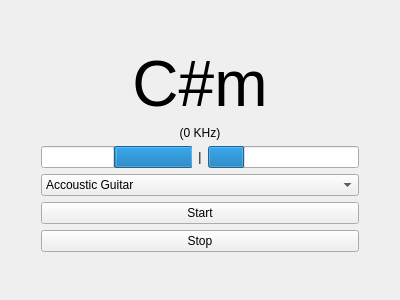
<?xml version="1.0" encoding="UTF-8"?>
<ui version="4.0">
 <class>Form</class>
 <widget class="QWidget" name="Form">
  <property name="geometry">
   <rect>
    <x>0</x>
    <y>0</y>
    <width>400</width>
    <height>300</height>
   </rect>
  </property>
  <property name="windowTitle">
   <string>Form</string>
  </property>
  <layout class="QVBoxLayout" name="verticalLayout">
   <item>
    <spacer name="verticalSpacer_2">
     <property name="orientation">
      <enum>Qt::Vertical</enum>
     </property>
     <property name="sizeHint" stdset="0">
      <size>
       <width>20</width>
       <height>22</height>
      </size>
     </property>
    </spacer>
   </item>
   <item>
    <layout class="QHBoxLayout" name="horizontalLayout_10">
     <item>
      <widget class="QLabel" name="curentKeyLabel_2">
       <property name="font">
        <font>
         <pointsize>48</pointsize>
        </font>
       </property>
       <property name="text">
        <string>C#m</string>
       </property>
       <property name="alignment">
        <set>Qt::AlignCenter</set>
       </property>
      </widget>
     </item>
    </layout>
   </item>
   <item>
    <layout class="QHBoxLayout" name="horizontalLayout_12">
     <item>
      <widget class="QLabel" name="frequencyLabel_2">
       <property name="text">
        <string>(0 KHz)</string>
       </property>
       <property name="alignment">
        <set>Qt::AlignCenter</set>
       </property>
      </widget>
     </item>
    </layout>
   </item>
   <item>
    <layout class="QHBoxLayout" name="horizontalLayout_13">
     <item>
      <spacer name="horizontalSpacer_17">
       <property name="orientation">
        <enum>Qt::Horizontal</enum>
       </property>
       <property name="sizeType">
        <enum>QSizePolicy::Minimum</enum>
       </property>
       <property name="sizeHint" stdset="0">
        <size>
         <width>30</width>
         <height>20</height>
        </size>
       </property>
      </spacer>
     </item>
     <item>
      <widget class="QProgressBar" name="levelLeft_Progress_2">
       <property name="value">
        <number>50</number>
       </property>
       <property name="textVisible">
        <bool>false</bool>
       </property>
       <property name="invertedAppearance">
        <bool>true</bool>
       </property>
      </widget>
     </item>
     <item>
      <widget class="QLabel" name="nstructionLabel_2">
       <property name="text">
        <string>|</string>
       </property>
       <property name="alignment">
        <set>Qt::AlignCenter</set>
       </property>
      </widget>
     </item>
     <item>
      <widget class="QProgressBar" name="levelRight_Progress_2">
       <property name="value">
        <number>24</number>
       </property>
       <property name="textVisible">
        <bool>false</bool>
       </property>
       <property name="invertedAppearance">
        <bool>false</bool>
       </property>
      </widget>
     </item>
     <item>
      <spacer name="horizontalSpacer_18">
       <property name="orientation">
        <enum>Qt::Horizontal</enum>
       </property>
       <property name="sizeType">
        <enum>QSizePolicy::Minimum</enum>
       </property>
       <property name="sizeHint" stdset="0">
        <size>
         <width>30</width>
         <height>20</height>
        </size>
       </property>
      </spacer>
     </item>
    </layout>
   </item>
   <item>
    <layout class="QHBoxLayout" name="horizontalLayout_11">
     <item>
      <spacer name="horizontalSpacer_15">
       <property name="orientation">
        <enum>Qt::Horizontal</enum>
       </property>
       <property name="sizeType">
        <enum>QSizePolicy::Minimum</enum>
       </property>
       <property name="sizeHint" stdset="0">
        <size>
         <width>30</width>
         <height>20</height>
        </size>
       </property>
      </spacer>
     </item>
     <item>
      <widget class="QComboBox" name="instrumentChooserComboxBox_2">
       <item>
        <property name="text">
         <string>Accoustic Guitar</string>
        </property>
       </item>
       <item>
        <property name="text">
         <string>Bass Guitar</string>
        </property>
       </item>
       <item>
        <property name="text">
         <string>Ukulele</string>
        </property>
       </item>
      </widget>
     </item>
     <item>
      <spacer name="horizontalSpacer_16">
       <property name="orientation">
        <enum>Qt::Horizontal</enum>
       </property>
       <property name="sizeType">
        <enum>QSizePolicy::Minimum</enum>
       </property>
       <property name="sizeHint" stdset="0">
        <size>
         <width>30</width>
         <height>20</height>
        </size>
       </property>
      </spacer>
     </item>
    </layout>
   </item>
   <item>
    <layout class="QHBoxLayout" name="horizontalLayout_14">
     <item>
      <spacer name="horizontalSpacer_3">
       <property name="orientation">
        <enum>Qt::Horizontal</enum>
       </property>
       <property name="sizeType">
        <enum>QSizePolicy::Minimum</enum>
       </property>
       <property name="sizeHint" stdset="0">
        <size>
         <width>30</width>
         <height>20</height>
        </size>
       </property>
      </spacer>
     </item>
     <item>
      <widget class="QPushButton" name="startBtn_2">
       <property name="text">
        <string>Start</string>
       </property>
      </widget>
     </item>
     <item>
      <spacer name="horizontalSpacer_4">
       <property name="orientation">
        <enum>Qt::Horizontal</enum>
       </property>
       <property name="sizeType">
        <enum>QSizePolicy::Minimum</enum>
       </property>
       <property name="sizeHint" stdset="0">
        <size>
         <width>30</width>
         <height>20</height>
        </size>
       </property>
      </spacer>
     </item>
    </layout>
   </item>
   <item>
    <layout class="QHBoxLayout" name="horizontalLayout_5">
     <item>
      <spacer name="horizontalSpacer_9">
       <property name="orientation">
        <enum>Qt::Horizontal</enum>
       </property>
       <property name="sizeType">
        <enum>QSizePolicy::Minimum</enum>
       </property>
       <property name="sizeHint" stdset="0">
        <size>
         <width>30</width>
         <height>20</height>
        </size>
       </property>
      </spacer>
     </item>
     <item>
      <widget class="QPushButton" name="stopBtn_2">
       <property name="text">
        <string>Stop</string>
       </property>
      </widget>
     </item>
     <item>
      <spacer name="horizontalSpacer_10">
       <property name="orientation">
        <enum>Qt::Horizontal</enum>
       </property>
       <property name="sizeType">
        <enum>QSizePolicy::Minimum</enum>
       </property>
       <property name="sizeHint" stdset="0">
        <size>
         <width>30</width>
         <height>10</height>
        </size>
       </property>
      </spacer>
     </item>
    </layout>
   </item>
   <item>
    <spacer name="verticalSpacer">
     <property name="orientation">
      <enum>Qt::Vertical</enum>
     </property>
     <property name="sizeHint" stdset="0">
      <size>
       <width>20</width>
       <height>23</height>
      </size>
     </property>
    </spacer>
   </item>
  </layout>
 </widget>
 <resources/>
 <connections/>
</ui>
